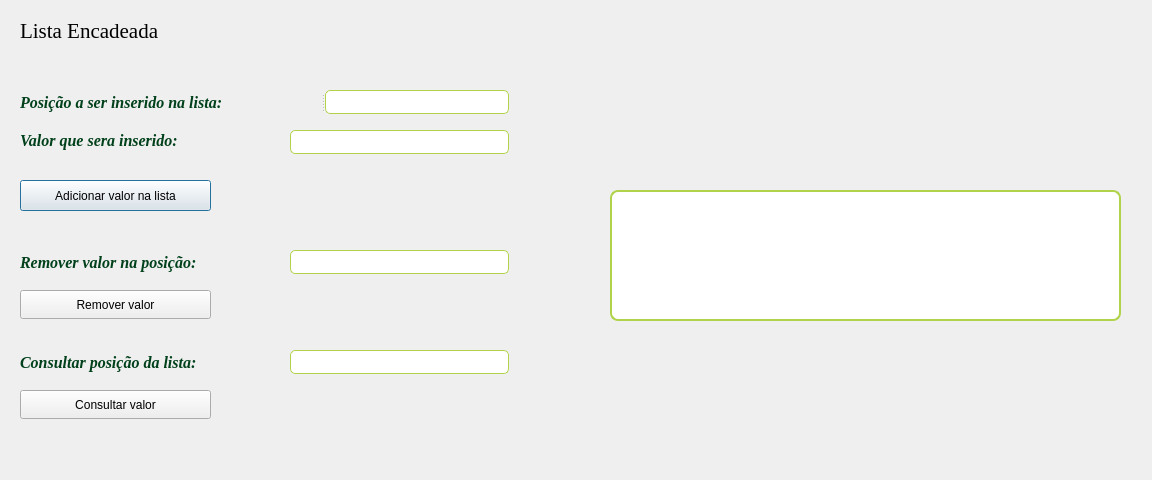
<?xml version="1.0" encoding="UTF-8"?>
<ui version="4.0">
 <class>ListaEnc</class>
 <widget class="QDialog" name="ListaEnc">
  <property name="enabled">
   <bool>true</bool>
  </property>
  <property name="geometry">
   <rect>
    <x>0</x>
    <y>0</y>
    <width>1152</width>
    <height>480</height>
   </rect>
  </property>
  <property name="windowTitle">
   <string>Dialog</string>
  </property>
  <widget class="QLabel" name="label">
   <property name="geometry">
    <rect>
     <x>20</x>
     <y>10</y>
     <width>201</width>
     <height>41</height>
    </rect>
   </property>
   <property name="font">
    <font>
     <family>Times New Roman</family>
     <pointsize>16</pointsize>
    </font>
   </property>
   <property name="text">
    <string>Lista Encadeada</string>
   </property>
  </widget>
  <widget class="QSplitter" name="splitter">
   <property name="geometry">
    <rect>
     <x>20</x>
     <y>90</y>
     <width>489</width>
     <height>24</height>
    </rect>
   </property>
   <property name="orientation">
    <enum>Qt::Horizontal</enum>
   </property>
   <widget class="QLabel" name="label_2">
    <property name="font">
     <font>
      <family>Times New Roman</family>
      <pointsize>12</pointsize>
      <italic>true</italic>
      <bold>true</bold>
     </font>
    </property>
    <property name="styleSheet">
     <string notr="true">color: #00401A;</string>
    </property>
    <property name="text">
     <string>Posição a ser inserido na lista:</string>
    </property>
   </widget>
   <widget class="QLineEdit" name="txt_value">
    <property name="styleSheet">
     <string notr="true">border: 1px solid #B1D34B;
border-radius: 5px;
padding: 0 8px;
outline: none;
color: #525252;
</string>
    </property>
   </widget>
  </widget>
  <widget class="QLabel" name="label_3">
   <property name="geometry">
    <rect>
     <x>20</x>
     <y>250</y>
     <width>264</width>
     <height>24</height>
    </rect>
   </property>
   <property name="font">
    <font>
     <family>Times New Roman</family>
     <pointsize>12</pointsize>
     <italic>true</italic>
     <bold>true</bold>
    </font>
   </property>
   <property name="styleSheet">
    <string notr="true">color: #00401A;</string>
   </property>
   <property name="text">
    <string>Remover valor na posição:</string>
   </property>
  </widget>
  <widget class="QLineEdit" name="txt_remove">
   <property name="geometry">
    <rect>
     <x>290</x>
     <y>250</y>
     <width>219</width>
     <height>24</height>
    </rect>
   </property>
   <property name="styleSheet">
    <string notr="true">border: 1px solid #B1D34B;
border-radius: 5px;
padding: 0 8px;
outline: none;
color: #525252;
</string>
   </property>
  </widget>
  <widget class="QPushButton" name="btnAddList">
   <property name="geometry">
    <rect>
     <x>20</x>
     <y>180</y>
     <width>191</width>
     <height>31</height>
    </rect>
   </property>
   <property name="text">
    <string>Adicionar valor na lista</string>
   </property>
  </widget>
  <widget class="QLabel" name="label_4">
   <property name="geometry">
    <rect>
     <x>20</x>
     <y>130</y>
     <width>341</width>
     <height>21</height>
    </rect>
   </property>
   <property name="font">
    <font>
     <family>Times New Roman</family>
     <pointsize>12</pointsize>
     <italic>true</italic>
     <bold>true</bold>
    </font>
   </property>
   <property name="styleSheet">
    <string notr="true">color: #00401A;</string>
   </property>
   <property name="text">
    <string>Valor que sera inserido:</string>
   </property>
  </widget>
  <widget class="QLineEdit" name="txt_pos">
   <property name="geometry">
    <rect>
     <x>290</x>
     <y>130</y>
     <width>219</width>
     <height>24</height>
    </rect>
   </property>
   <property name="styleSheet">
    <string notr="true">border: 1px solid #B1D34B;
border-radius: 5px;
padding: 0 8px;
outline: none;
color: #525252;
</string>
   </property>
  </widget>
  <widget class="QLineEdit" name="txt_consult">
   <property name="geometry">
    <rect>
     <x>290</x>
     <y>350</y>
     <width>219</width>
     <height>24</height>
    </rect>
   </property>
   <property name="styleSheet">
    <string notr="true">border: 1px solid #B1D34B;
border-radius: 5px;
padding: 0 8px;
outline: none;
color: #525252;
</string>
   </property>
  </widget>
  <widget class="QLabel" name="label_5">
   <property name="geometry">
    <rect>
     <x>20</x>
     <y>350</y>
     <width>264</width>
     <height>24</height>
    </rect>
   </property>
   <property name="font">
    <font>
     <family>Times New Roman</family>
     <pointsize>12</pointsize>
     <italic>true</italic>
     <bold>true</bold>
    </font>
   </property>
   <property name="styleSheet">
    <string notr="true">color: #00401A;</string>
   </property>
   <property name="text">
    <string>Consultar posição da lista:</string>
   </property>
  </widget>
  <widget class="QPushButton" name="btnRemList">
   <property name="geometry">
    <rect>
     <x>20</x>
     <y>290</y>
     <width>191</width>
     <height>29</height>
    </rect>
   </property>
   <property name="text">
    <string>Remover valor</string>
   </property>
  </widget>
  <widget class="QPushButton" name="pushButton_3">
   <property name="geometry">
    <rect>
     <x>20</x>
     <y>390</y>
     <width>191</width>
     <height>29</height>
    </rect>
   </property>
   <property name="text">
    <string>Consultar valor</string>
   </property>
  </widget>
  <widget class="QLabel" name="labelStack">
   <property name="geometry">
    <rect>
     <x>610</x>
     <y>190</y>
     <width>511</width>
     <height>131</height>
    </rect>
   </property>
   <property name="font">
    <font>
     <family>Terminal</family>
     <pointsize>11</pointsize>
     <bold>true</bold>
    </font>
   </property>
   <property name="styleSheet">
    <string notr="true">border: 2px solid #B1D34B;
border-radius: 8px;
padding: 0 8px;
outline: none;
color: #525252;background: #ffffff
</string>
   </property>
   <property name="text">
    <string/>
   </property>
   <property name="alignment">
    <set>Qt::AlignCenter</set>
   </property>
   <property name="wordWrap">
    <bool>false</bool>
   </property>
  </widget>
 </widget>
 <resources/>
 <connections/>
</ui>
